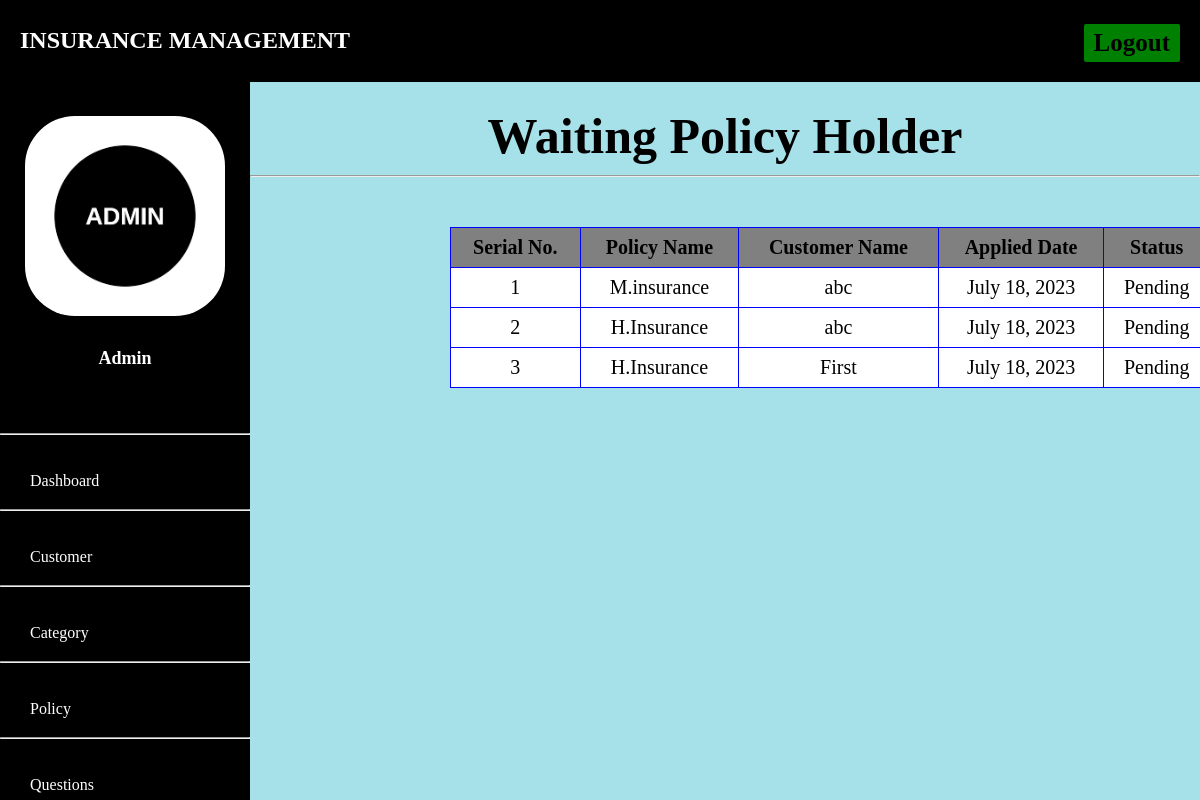
The app's page /admin-view-waiting-policy-holder with its own data.
### admins/models.py (models this page shows, shortened)
class PolicyRecord(models.Model):
    customer= models.ForeignKey(Customer, on_delete=models.CASCADE)
    Policy= models.ForeignKey(Policy, on_delete=models.CASCADE)
    status = models.CharField(max_length=100,default='Pending')
    creation_date =models.DateField(auto_now=True)

class Policy(models.Model):
    category= models.ForeignKey('Category', on_delete=models.CASCADE)
    policy_name=models.CharField(max_length=200)
    sum_assurance=models.PositiveIntegerField()
    premium=models.PositiveIntegerField()
    tenure=models.PositiveIntegerField()
    creation_date =models.DateField(auto_now=True)
    def __str__(self):
        return self.policy_name

### customer/models.py (models this page shows, shortened)
class Customer(models.Model):
    user=models.OneToOneField(User,on_delete=models.CASCADE)
    profile_pic= models.ImageField(upload_to='profile_pic',null=True,blank=True)
    address = models.CharField(max_length=40)
    mobile = models.CharField(max_length=20,null=False)
    def __str__(self):
        return self.user.first_name

### admins/views.py (the view)
# urls.py: path('admin-view-waiting-policy-holder', views.admin_view_waiting_policy_holder,name='admin-view-waiting-policy-holder'),
def admin_view_waiting_policy_holder(request):
    policyrecords = models.PolicyRecord.objects.all().filter(status='Pending')
    return render(request,'admin_view_waiting_policy_holder.html',{'policyrecords':policyrecords})

### admins/templates/admin_view_waiting_policy_holder.html (shortened to what this page needs)
{% extends 'adminbase.html' %}
{% block content %}
{%load static%}
<div class="container">
    <h6 class="heading">Waiting Policy Holder</h6><hr>
    <table class="table table-hover" id="dev-table">
      <thead>
        <tr>
          <th>Serial No.</th>
          <th>Policy Name</th>
          <th>Customer Name</th>
          <th> Applied Date</th>
          <th>Status</th>
        </tr>
      </thead>
      {% for t in policyrecords %}
      <tr>
        <td> {{ forloop.counter }}</td>
        <td> {{t.Policy}}</td>
        <td> {{t.customer}}</td>
        <td>{{t.creation_date}}</td>
        <td>{{t.status}}</td>
      </tr>
      {% endfor %}
    </table>
  </div>
<br><br><br><br><br><br>
{% endblock content %}

### admins/templates/adminbase.html (style rules this page uses)
body { margin: 0; padding: 0; height: 100%; font-family:cursive; background:#b2b2b2; }

### admins/templates/admin_view_waiting_policy_holder.html (style rules this page uses)
body { font-family: cursive; background-color: #a6e0e9; }
h6 { text-align: center; font-size:80px; }
.container { margin-top:-250px; }
table { width:80%; border-collapse: collapse; margin-top:50px; margin-left:200px; }
th, td { font-size:20px; padding: 8px; border: 1px solid blue; text-align:center; background-color:grey; }
td { background-color:#fff; font-size:20px; }
.heading { color:black padding: 10px; font-size:50px; margin-bottom:10px; }

### records on screen
PolicyRecord: Policy "M.insurance", customer "abc", creation_date "July 18, 2023", status "Pending"
PolicyRecord: Policy "H.Insurance", customer "abc", creation_date "July 18, 2023", status "Pending"
PolicyRecord: Policy "H.Insurance", customer "First", creation_date "July 18, 2023", status "Pending"
